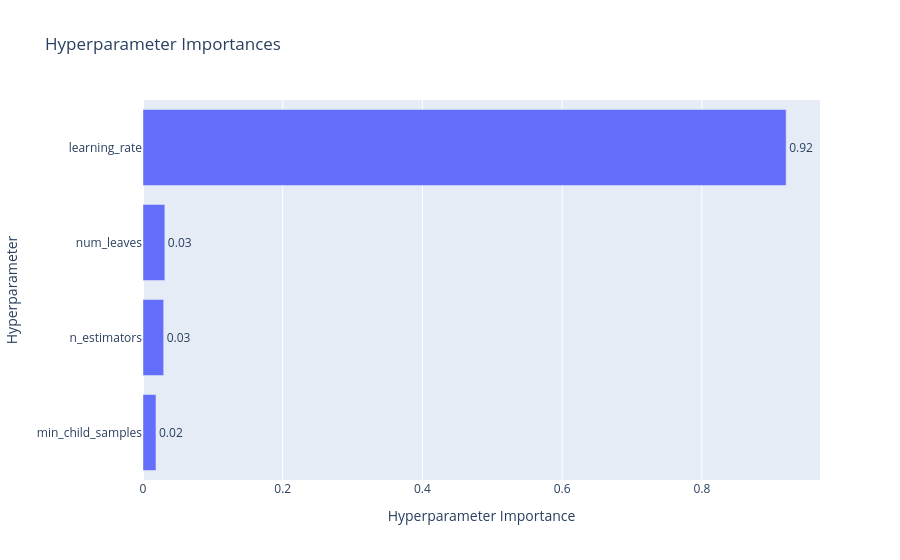
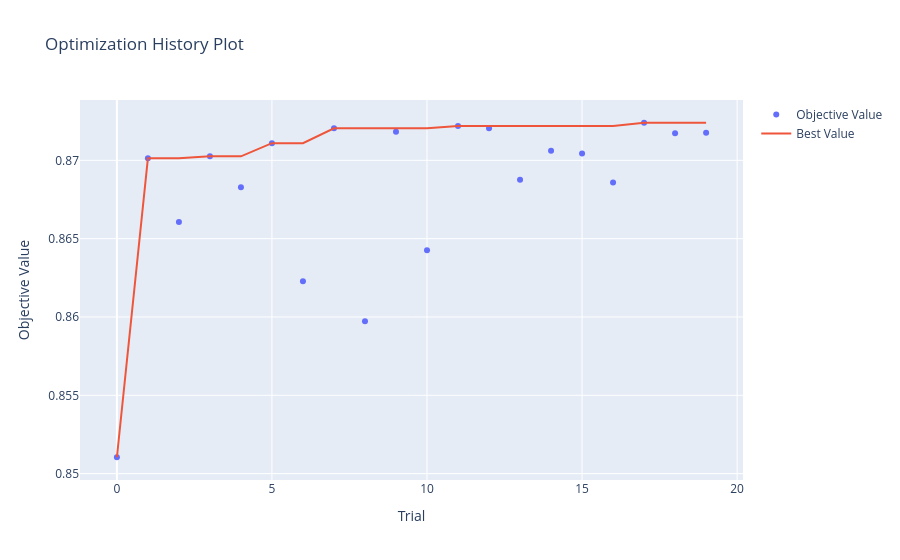

The notebook cell saved with these charts, in order:
### Code cell
import optuna
optuna.visualization.plot_param_importances(studies[best_name]).show()
optuna.visualization.plot_optimization_history(studies[best_name]).show()

### Figure 1 — Plotly figure (JSON) as saved in the notebook; plotly's stock layout.template omitted (floating-point values rounded to 4 significant figures)
{"data": [{"cliponaxis": false, "hovertemplate": ["min_child_samples (IntDistribution): 0.0185827254866228<extra></extra>", "n_estimators (IntDistribution): 0.02957760560295413<extra></extra>", "num_leaves (IntDistribution): 0.031245866964205553<extra></extra>", "learning_rate (FloatDistribution): 0.9205938019462175<extra></extra>"], "name": "Objective Value", "orientation": "h", "text": ["0.02", "0.03", "0.03", "0.92"], "textposition": "outside", "type": "bar", "x": [0.01858, 0.02958, 0.03125, 0.9206], "y": ["min_child_samples", "n_estimators", "num_leaves", "learning_rate"]}], "layout": {"title": {"text": "Hyperparameter Importances"}, "xaxis": {"title": {"text": "Hyperparameter Importance"}}, "yaxis": {"title": {"text": "Hyperparameter"}}}}

### Figure 2 — Plotly figure (JSON) as saved in the notebook; plotly's stock layout.template omitted (floating-point values rounded to 4 significant figures)
{"data": [{"mode": "markers", "name": "Objective Value", "type": "scatter", "x": [0, 1, 2, 3, 4, 5, 6, 7, 8, 9, 10, 11, 12, 13, 14, 15, 16, 17, 18, 19], "y": [0.851, 0.8701, 0.8661, 0.8703, 0.8683, 0.8711, 0.8623, 0.872, 0.8597, 0.8718, 0.8643, 0.8722, 0.872, 0.8688, 0.8706, 0.8704, 0.8686, 0.8724, 0.8717, 0.8718]}, {"mode": "lines", "name": "Best Value", "type": "scatter", "x": [0, 1, 2, 3, 4, 5, 6, 7, 8, 9, 10, 11, 12, 13, 14, 15, 16, 17, 18, 19], "y": [0.851, 0.8701, 0.8701, 0.8703, 0.8703, 0.8711, 0.8711, 0.872, 0.872, 0.872, 0.872, 0.8722, 0.8722, 0.8722, 0.8722, 0.8722, 0.8722, 0.8724, 0.8724, 0.8724]}, {"marker": {"color": "#cccccc"}, "mode": "markers", "name": "Infeasible Trial", "showlegend": false, "type": "scatter", "x": [], "y": []}], "layout": {"title": {"text": "Optimization History Plot"}, "xaxis": {"title": {"text": "Trial"}}, "yaxis": {"title": {"text": "Objective Value"}}}}
